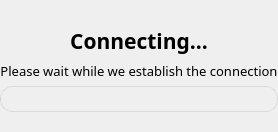
<?xml version="1.0" encoding="UTF-8"?>
<ui version="4.0">
 <class>ConnectingScreen</class>
 <widget class="QWidget" name="ConnectingScreen">
  <property name="font">
   <font>
    <family>Titillium Web</family>
    <pointsize>7</pointsize>
   </font>
  </property>
  <layout class="QVBoxLayout" name="connectingRootLayout">
   <property name="leftMargin">
    <number>0</number>
   </property>
   <property name="topMargin">
    <number>0</number>
   </property>
   <property name="rightMargin">
    <number>0</number>
   </property>
   <property name="bottomMargin">
    <number>0</number>
   </property>
   <item>
    <spacer name="connectingPageTopSpacer">
     <property name="orientation">
      <enum>Qt::Orientation::Vertical</enum>
     </property>
     <property name="sizeHint" stdset="0">
      <size>
       <width>20</width>
       <height>20</height>
      </size>
     </property>
    </spacer>
   </item>
   <item>
    <widget class="QWidget" name="progressRingHost">
     <layout class="QVBoxLayout" name="progressRingHostLayout">
      <property name="leftMargin">
       <number>0</number>
      </property>
      <property name="topMargin">
       <number>0</number>
      </property>
      <property name="rightMargin">
       <number>0</number>
      </property>
      <property name="bottomMargin">
       <number>0</number>
      </property>
     </layout>
    </widget>
   </item>
   <item>
    <widget class="QLabel" name="connectingStatusTitle">
     <property name="font">
      <font>
       <family>Titillium Web</family>
       <pointsize>16</pointsize>
       <bold>true</bold>
      </font>
     </property>
     <property name="text">
      <string>Connecting...</string>
     </property>
     <property name="alignment">
      <set>Qt::AlignmentFlag::AlignCenter</set>
     </property>
    </widget>
   </item>
   <item>
    <widget class="QLabel" name="connectingStatusSubtitle">
     <property name="font">
      <font>
       <family>Titillium Web</family>
       <pointsize>10</pointsize>
      </font>
     </property>
     <property name="text">
      <string>Please wait while we establish the connection</string>
     </property>
     <property name="alignment">
      <set>Qt::AlignmentFlag::AlignCenter</set>
     </property>
    </widget>
   </item>
   <item>
    <widget class="QFrame" name="stepsFrame">
     <property name="styleSheet">
      <string notr="true">QFrame#stepsFrame { border: 1px solid rgba(0,0,0,0.08); border-radius: 12px; }</string>
     </property>
     <layout class="QVBoxLayout" name="stepsLayout">
      <property name="leftMargin">
       <number>12</number>
      </property>
      <property name="topMargin">
       <number>12</number>
      </property>
      <property name="rightMargin">
       <number>12</number>
      </property>
      <property name="bottomMargin">
       <number>12</number>
      </property>
      <property name="spacing">
       <number>8</number>
      </property>
     </layout>
    </widget>
   </item>
   <item>
    <spacer name="connectingPageBottomSpacer">
     <property name="orientation">
      <enum>Qt::Orientation::Vertical</enum>
     </property>
     <property name="sizeHint" stdset="0">
      <size>
       <width>20</width>
       <height>20</height>
      </size>
     </property>
    </spacer>
   </item>
  </layout>
 </widget>
 <resources/>
 <connections/>
</ui>
